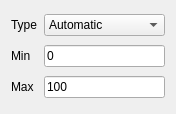
<?xml version="1.0" encoding="UTF-8"?>
<ui version="4.0">
 <class>Form</class>
 <widget class="QWidget" name="Form">
  <property name="geometry">
   <rect>
    <x>0</x>
    <y>0</y>
    <width>176</width>
    <height>114</height>
   </rect>
  </property>
  <property name="windowTitle">
   <string>Form</string>
  </property>
  <layout class="QGridLayout" name="gridLayout_2">
   <item row="1" column="0">
    <widget class="QLabel" name="min_label">
     <property name="text">
      <string>Min</string>
     </property>
     <property name="alignment">
      <set>Qt::AlignLeading|Qt::AlignLeft|Qt::AlignVCenter</set>
     </property>
    </widget>
   </item>
   <item row="0" column="0">
    <widget class="QLabel" name="type_label">
     <property name="text">
      <string>Type</string>
     </property>
     <property name="alignment">
      <set>Qt::AlignLeading|Qt::AlignLeft|Qt::AlignVCenter</set>
     </property>
    </widget>
   </item>
   <item row="1" column="1">
    <widget class="QLineEdit" name="min_edit">
     <property name="text">
      <string>0</string>
     </property>
    </widget>
   </item>
   <item row="0" column="1">
    <widget class="QComboBox" name="type_combobox">
     <property name="sizePolicy">
      <sizepolicy hsizetype="Preferred" vsizetype="Fixed">
       <horstretch>0</horstretch>
       <verstretch>0</verstretch>
      </sizepolicy>
     </property>
     <item>
      <property name="text">
       <string>Automatic</string>
      </property>
     </item>
     <item>
      <property name="text">
       <string>Absolute</string>
      </property>
     </item>
     <item>
      <property name="text">
       <string>Relative</string>
      </property>
     </item>
    </widget>
   </item>
   <item row="2" column="0">
    <widget class="QLabel" name="max_label">
     <property name="sizePolicy">
      <sizepolicy hsizetype="Preferred" vsizetype="Preferred">
       <horstretch>0</horstretch>
       <verstretch>0</verstretch>
      </sizepolicy>
     </property>
     <property name="text">
      <string>Max</string>
     </property>
     <property name="alignment">
      <set>Qt::AlignLeading|Qt::AlignLeft|Qt::AlignVCenter</set>
     </property>
    </widget>
   </item>
   <item row="2" column="1">
    <widget class="QLineEdit" name="max_edit">
     <property name="text">
      <string>100</string>
     </property>
    </widget>
   </item>
  </layout>
 </widget>
 <resources/>
 <connections/>
</ui>
